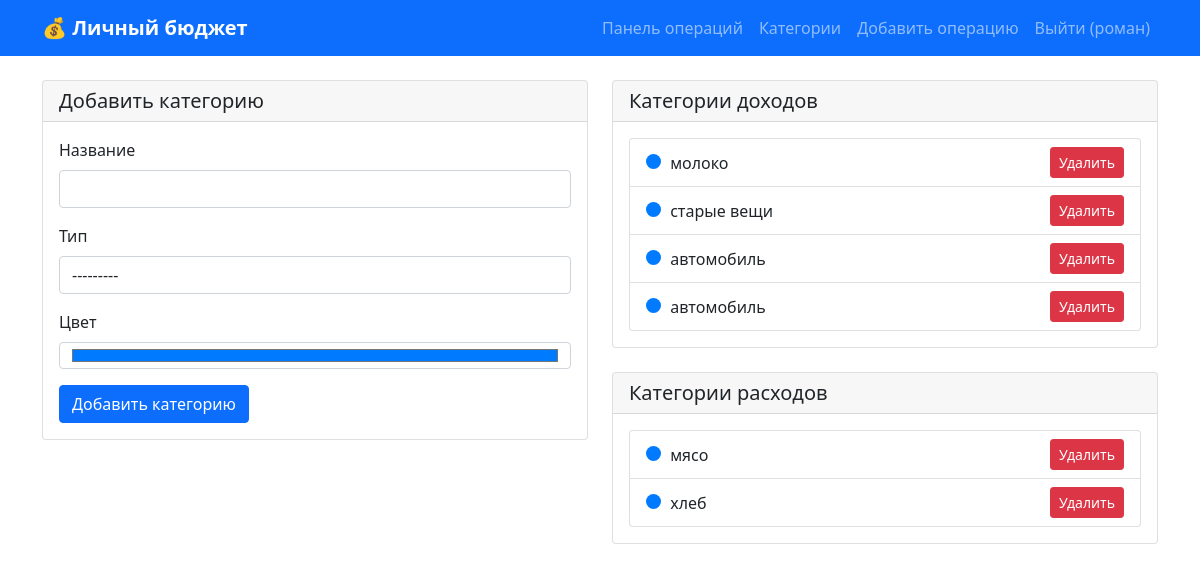
The app's page /budget/categories/ (signed in) with its own data.
### budget/models.py (models this page shows, shortened)
class Category(models.Model):
    CATEGORY_TYPES = [
        ('income', 'Доход'),
        ('expense', 'Расход'),
    ]
    user = models.ForeignKey(User, on_delete=models.CASCADE, related_name='categories')
    name = models.CharField(max_length=100, verbose_name='Название')
    type = models.CharField(max_length=10, choices=CATEGORY_TYPES, verbose_name='Тип')
    color = models.CharField(max_length=7, default='#007bff', verbose_name='Цвет')
    created_at = models.DateTimeField(auto_now_add=True)
    class Meta:
        verbose_name = 'Категория'
        verbose_name_plural = 'Категории'

### budget/views.py (the view)
# urls.py: path('categories/', views.categories, name='categories'),
@login_required
def categories(request):
    if request.method == 'POST':
        form = CategoryForm(request.POST)
        if form.is_valid():
            category = form.save(commit=False)
            category.user = request.user
            category.save()
            messages.success(request, 'Категория добавлена!')
            return redirect('categories')
    else:
        form = CategoryForm()
    income_categories = Category.objects.filter(user=request.user, type='income')
    expense_categories = Category.objects.filter(user=request.user, type='expense')
    context = {
        'income_categories': income_categories,
        'expense_categories': expense_categories,
        'form': form,
    }
    return render(request, 'budget/categories.html', context)

### budget/forms.py
class CategoryForm(forms.ModelForm):
    class Meta:
        model = Category
        fields = ['name', 'type', 'color']
        widgets = {
            'name': forms.TextInput(attrs={'class': 'form-control'}),
            'type': forms.Select(attrs={'class': 'form-control'}),
            'color': forms.TextInput(attrs={'type': 'color', 'class': 'form-control'}),
        }

### templates/budget/categories.html (shortened to what this page needs)
{% extends 'base.html' %}
{% block content %}
<div class="row">
    <div class="col-md-6">
        <div class="card">
            <div class="card-header">
                <h5 class="mb-0">Добавить категорию</h5>
            </div>
            <div class="card-body">
                <form method="post">
                    <div class="mb-3">
                        <label class="form-label">Название</label>
                        {{ form.name }}
                    </div>
                    <div class="mb-3">
                        <label class="form-label">Тип</label>
                        {{ form.type }}
                    </div>
                    <div class="mb-3">
                        <label class="form-label">Цвет</label>
                        {{ form.color }}
                    </div>
                    <button type="submit" class="btn btn-primary">Добавить категорию</button>
                </form>
            </div>
        </div>
    </div>
    <div class="col-md-6">
        <div class="card">
            <div class="card-header">
                <h5 class="mb-0">Категории доходов</h5>
            </div>
            <div class="card-body">
                {% if income_categories %}
                    <ul class="list-group">
                        {% for category in income_categories %}
                        <li class="list-group-item d-flex justify-content-between align-items-center">
                            <span>
                                <span class="category-color" style="background-color: {{ category.color }}"></span>
                                {{ category.name }}
                            </span>
                            <form method="post" action="{% url 'delete_category' category.pk %}" class="d-inline">
                                <button type="submit" class="btn btn-danger btn-sm" onclick="return confirm('Удалить категорию?')">
                                    Удалить
                                </button>
                            </form>
                        </li>
                        {% endfor %}
                    </ul>
                {% else %}
                    <p class="text-muted">Нет категорий доходов</p>
                {% endif %}
            </div>
        </div>
        <div class="card mt-4">
            <div class="card-header">
                <h5 class="mb-0">Категории расходов</h5>
            </div>
            <div class="card-body">
                {% if expense_categories %}
                    <ul class="list-group">
                        {% for category in expense_categories %}
                        <li class="list-group-item d-flex justify-content-between align-items-center">
                            <span>
                                <span class="category-color" style="background-color: {{ category.color }}"></span>
                                {{ category.name }}
                            </span>
                            <form method="post" action="{% url 'delete_category' category.pk %}" class="d-inline">
                                <button type="submit" class="btn btn-danger btn-sm" onclick="return confirm('Удалить категорию?')">
                                    Удалить
                                </button>
                            </form>
                        </li>
                        {% endfor %}
                    </ul>
                {% else %}
                    <p class="text-muted">Нет категорий расходов</p>
                {% endif %}
            </div>
        </div>
    </div>
</div>
{% endblock %}

### templates/base.html (shortened to what this page needs)
<!DOCTYPE html>
<html lang="ru">
<head>
    <link href="https://cdn.jsdelivr.net/npm/bootstrap@5.1.3/dist/css/bootstrap.min.css" rel="stylesheet">
    <link rel="stylesheet" href="https://cdn.jsdelivr.net/npm/bootstrap-icons@1.10.0/font/bootstrap-icons.css">
</head>
<body>
    <nav class="navbar navbar-expand-lg navbar-dark bg-primary">
        <div class="container">
            <a class="navbar-brand" href="{% url 'home' %}">💰 Личный бюджет</a>
            <div class="collapse navbar-collapse" id="navbarNav">
                <ul class="navbar-nav ms-auto">
                    {% if user.is_authenticated %}
                        <li class="nav-item">
                            <a class="nav-link" href="{% url 'dashboard' %}">Панель операций</a>
                        </li>
                        <li class="nav-item">
                            <a class="nav-link" href="{% url 'categories' %}">Категории</a>
                        </li>
                        <li class="nav-item">
                            <a class="nav-link" href="{% url 'add_operation' %}">Добавить операцию</a>
                        </li>
                        <li class="nav-item">
                            <a class="nav-link" href="{% url 'logout' %}">Выйти ({{ user.username }})</a>
                        </li>
                    {% endif %}
                </ul>
            </div>
        </div>
    </nav>
    <div class="container mt-4">
        {% block content %}{% endblock %}
    </div>
</body>
</html>

### templates/base.html (style rules this page uses)
.navbar-brand { font-weight: bold; }
.card { margin-bottom: 20px; }
.category-color { display: inline-block; width: 15px; height: 15px; border-radius: 50%; margin-right: 5px; }

### records on screen
Category: name "молоко"
Category: name "старые вещи"
Category: name "автомобиль"
Category: name "автомобиль"
Category: name "мясо"
Category: name "хлеб"

### other values on screen
{{ user.username }} "роман"
